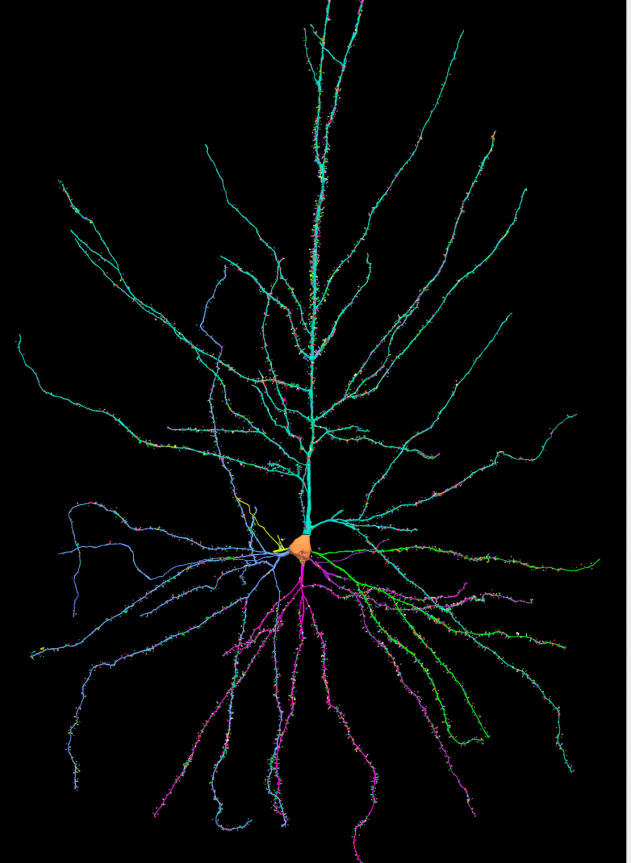
#> input picture neuron.png, 631 x 863 px
$ jupyter execute Sholl_Analyses_single_image.ipynb
#> lines starting #> are read from the running program, lines starting #| are printed output that depends on the picture; after the words box and inside, x2 and y2 are one past the last pixel; in counts of white or black regions, pixels touching at a corner belong together
[cell 1]
import cv2
import numpy as np
import matplotlib.pyplot as plt
from skimage.draw import disk
from skimage.morphology import skeletonize


import numpy as np
from scipy import optimize
import matplotlib.pyplot as plt

[cell 2]
def detect_soma_center(image):
    """
    Automatically detects the soma center in a neuron image by identifying the brightest spot,
    which is typically the soma.

    Args:
        image (numpy.ndarray): Grayscale image of the neuron.

    Returns:
        tuple: (x, y) coordinates of the identified soma center.
    """
    # Find the brightest pixel in the image (typically the soma center)
    _, _, _, brightest_location = cv2.minMaxLoc(image)

    # Create a mask around the brightest point (soma) with a radius of 20 pixels
    soma_mask = np.zeros(image.shape, dtype=np.uint8)
    cv2.circle(soma_mask, brightest_location, 20, 255, -1)  # Circle radius set to 20 pixels

    # Calculate the centroid (center of mass) of the soma mask to get a precise soma location
    moments = cv2.moments(soma_mask)
    soma_x = int(moments['m10'] / moments['m00'])
    soma_y = int(moments['m01'] / moments['m00'])

    return soma_x, soma_y

def get_soma_center(image, method='auto', manual_coords=None):
    """
    Get the soma center based on the specified method (automatic or manual).

    Args:
        image (numpy.ndarray): Grayscale image of the neuron.
        method (str): "auto" for automatic detection, "manual" for user-provided coordinates.
        manual_coords (tuple): Coordinates (x, y) for manual selection. Only required if method is 'manual'.

    Returns:
        tuple: (x, y) coordinates of the soma center.

    Raises:
        ValueError: If an invalid method is provided or invalid manual coordinates are given.
    """
    if method == 'auto':
        # Automatically detect soma center
        return detect_soma_center(image)

    if method == 'manual':
        # Validate manual coordinates
        if manual_coords is None or not isinstance(manual_coords, tuple) or len(manual_coords) != 2:
            raise ValueError("Manual coordinates must be a tuple of the form (x, y).")
        return manual_coords

    raise ValueError("Invalid soma detection method. Choose 'auto' or 'manual'.")

[cell 3]
def load_and_process_image(image_path):
    """
    Load and preprocess the image by converting it to grayscale, thresholding it,
    and skeletonizing the image to highlight neuron structures.

    Args:
        image_path (str): Path to the image file.

    Returns:
        tuple: Grayscale image, binary thresholded image, and skeletonized image.
    """
#> called with image_path = 'neuron.png'
    # Load image in grayscale
    image = cv2.imread(image_path, cv2.IMREAD_GRAYSCALE)
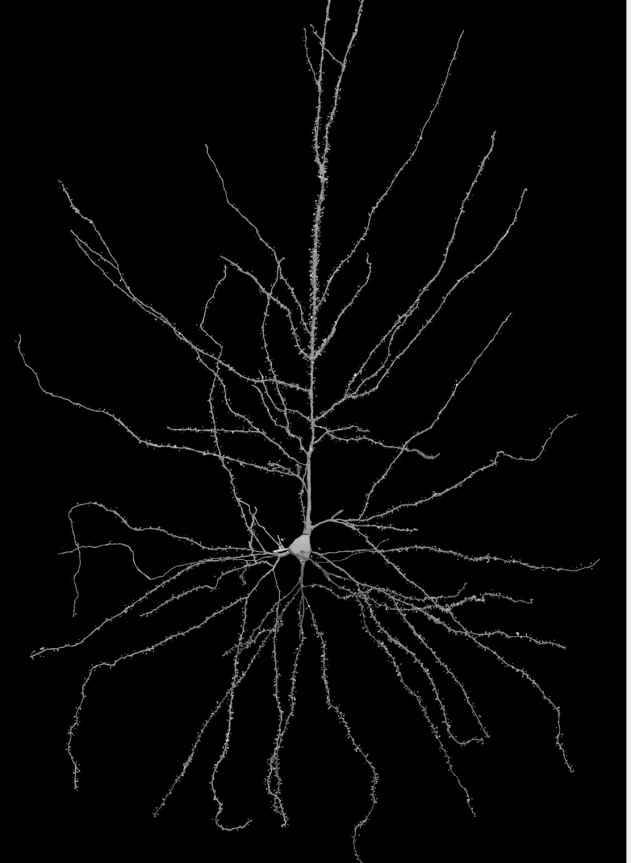
#> image: shape (863, 631); min 0, max 240, mean 7.2
    if image is None:
        raise ValueError(f"Image at {image_path} could not be loaded.")

    # Apply Otsu's thresholding to create a binary image
    _, binary_image = cv2.threshold(image, 0, 255, cv2.THRESH_BINARY + cv2.THRESH_OTSU)
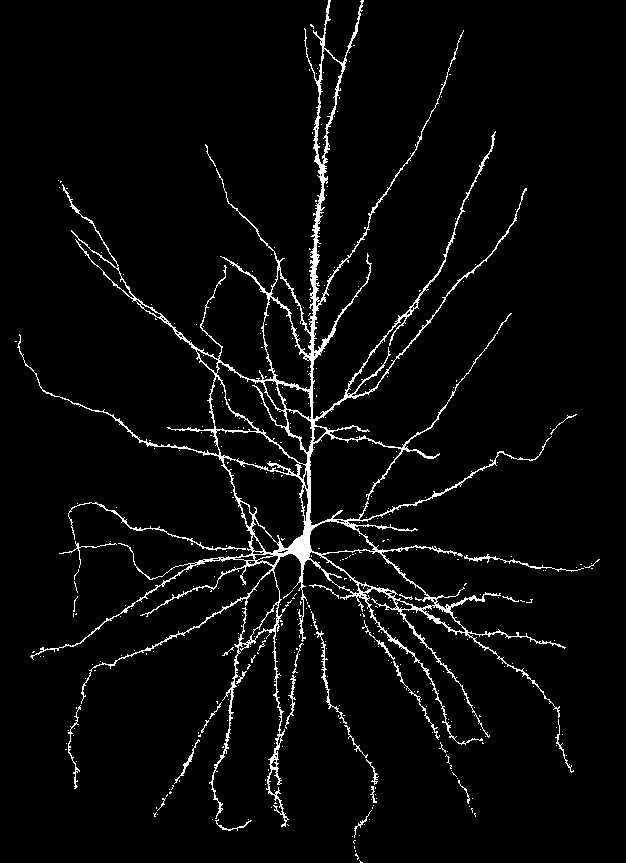
#> binary_image: shape (863, 631); 4.6% white; 379 white regions (347 under 20 px), largest, box (x1, y1, x2, y2) and area: (17, 0, 566, 827) 17668, (626, 0, 631, 863) 4315, (68, 502, 246, 551) 375

    # Perform skeletonization on the binary image to reduce neuron structures to thin lines
    skeletonized_image = skeletonize(binary_image // 255)
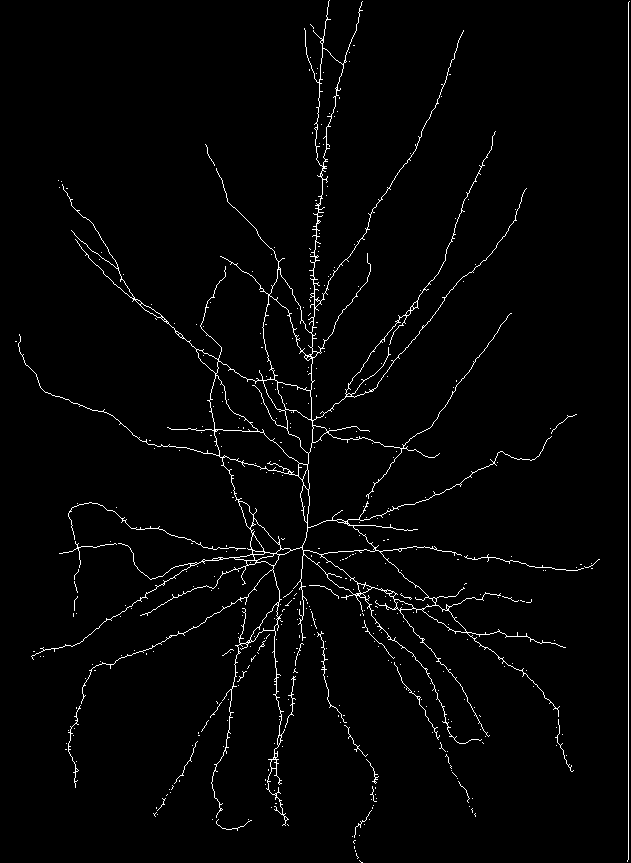
#> skeletonized_image: shape (863, 631) bool; 2.2% white in thin lines or dots

    return image, binary_image, skeletonized_image


# Load and preprocess the image
image_path = "neuron.png"  # Replace with your image path
neuron_image, binary_image, skeletonized_image = load_and_process_image(image_path)

# Choose soma detection method: 'auto' or 'manual'
soma_detection_method = 'manual'  # Use 'auto' for automatic detection
manual_soma_coordinates = (305, 550)  # Example coordinates for manual selection
soma_coordinates = get_soma_center(neuron_image, soma_detection_method, manual_coords=manual_soma_coordinates)
#> soma_coordinates = (305, 550)

[cell 4]
def plot_images(images, titles):
    """
    Plot multiple images in a single row with corresponding titles.

    Args:
        images (list of numpy.ndarray): List of images to display.
        titles (list of str): List of titles corresponding to each image.
    """
    # Create a figure to display the images
    plt.figure(figsize=(15, 5))

    # Plot each image with its corresponding title
    for i, (image, title) in enumerate(zip(images, titles)):
        plt.subplot(1, len(images), i + 1)
        plt.imshow(image, cmap='gray')
        plt.title(title)
        plt.axis('off')

    # Show the plot
    plt.show()

plot_images([neuron_image, binary_image, skeletonized_image],
            ['Original Image', 'Binary Image', 'Skeletonized Image'])
#> the loop in plot_images, `for i, (image, title) in enumerate(zip(images, titles)):` made 3 passes
#> title on passes 1 to 3: 'Original Image', 'Binary Image', 'Skeletonized Image'
#> in plot_images, `plt.show()`:
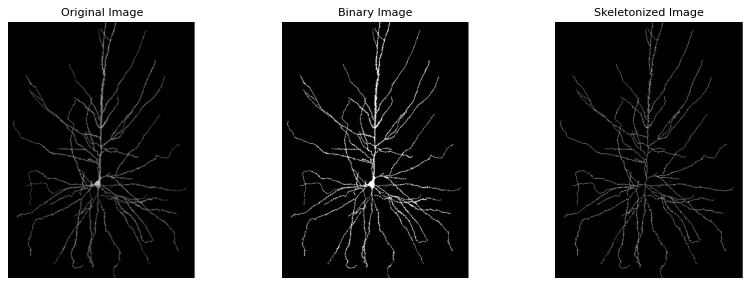
#> figure drawn by matplotlib, 3 panels

[cell 5]
def perform_sholl_analysis(image, skeleton, soma_center, radius_step=20):
    """
    Perform Sholl analysis on the neuron image, counting intersections with concentric circles.

    Args:
        image (numpy.ndarray): Grayscale image of the neuron.
        skeleton (numpy.ndarray): Skeletonized version of the neuron image.
        soma_center (tuple): Coordinates of the soma center (x, y).
        radius_step (int): Distance between concentric circles for Sholl analysis.

    Returns:
        list: Intersection counts for each radius.
        numpy.ndarray: Image with Sholl analysis circles.
    """
    max_radius = int(max(image.shape) * 0.6)
    radii = np.arange(radius_step, max_radius, radius_step)
    intersection_counts = []

    # Create a color image for visualization
    img_with_circles = cv2.cvtColor(image, cv2.COLOR_GRAY2BGR)

    for radius in radii:
        rr, cc = disk(soma_center, radius, shape=image.shape)
        circle_mask = np.zeros_like(skeleton, dtype=bool)
        circle_mask[rr, cc] = 1

        # Count intersections
        intersection = np.logical_and(skeleton, circle_mask)
        intersection_counts.append(np.count_nonzero(intersection))

        # Draw the circle on the image for visualization
        cv2.circle(img_with_circles, soma_center, radius, (0, 255, 0), 1)

    return radii, intersection_counts, img_with_circles


# Perform Sholl analysis
radii, intersection_counts, img_with_circles = perform_sholl_analysis(neuron_image, skeletonized_image, soma_coordinates)
#> the loop in perform_sholl_analysis, `for radius in radii:` made 25 passes
#> pass 2, in perform_sholl_analysis, `intersection = np.logical_and(skeleton, circle_mask)`:
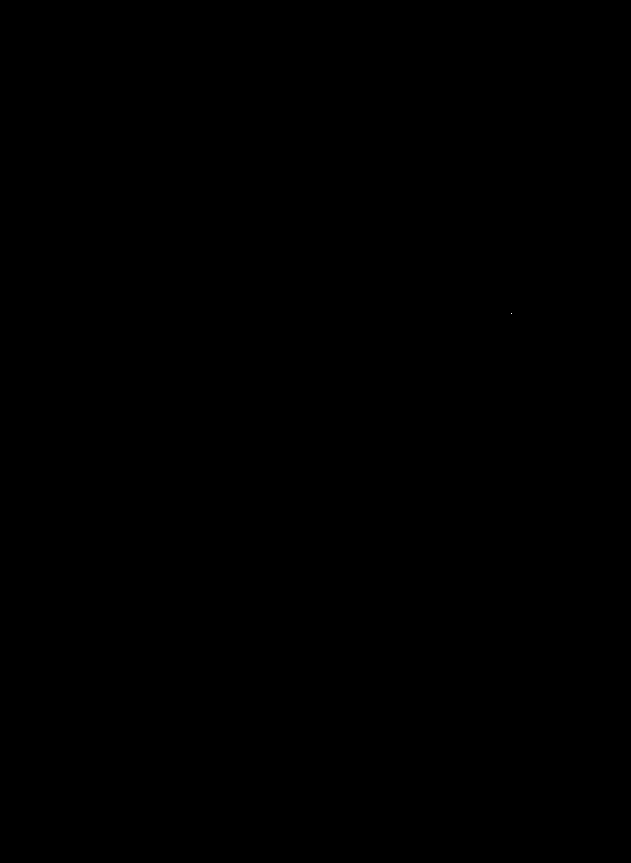
#> intersection: shape (863, 631) bool; 0% white in thin lines or dots, all inside (x1, y1, x2, y2) = (511, 313, 512, 314)
#> after the loop in perform_sholl_analysis, `for radius in radii:`:
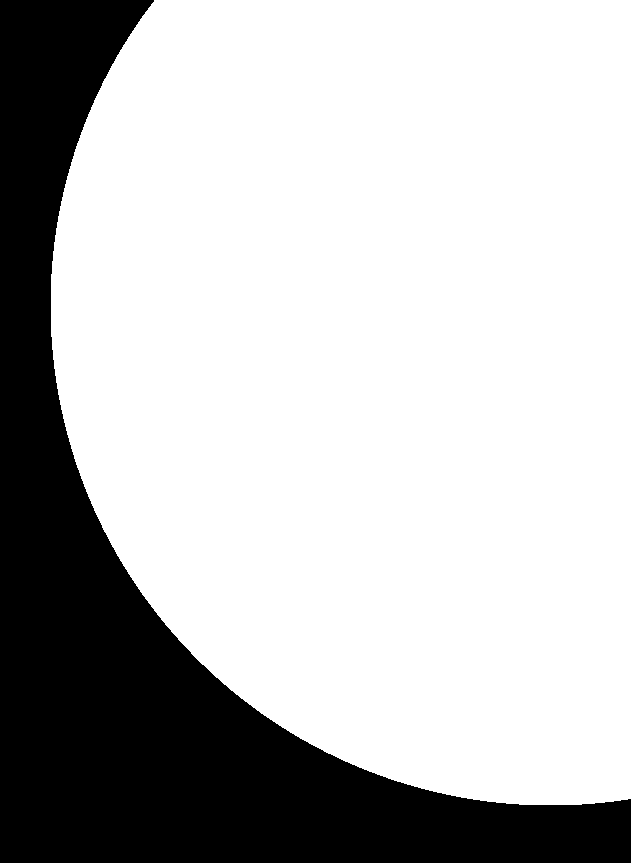
#> circle_mask: shape (863, 631) bool; 74.1% white; 1 black region, box (x1, y1, x2, y2) and area: (0, 0, 631, 863) 140945
#> after the loop in perform_sholl_analysis, `for radius in radii:`:
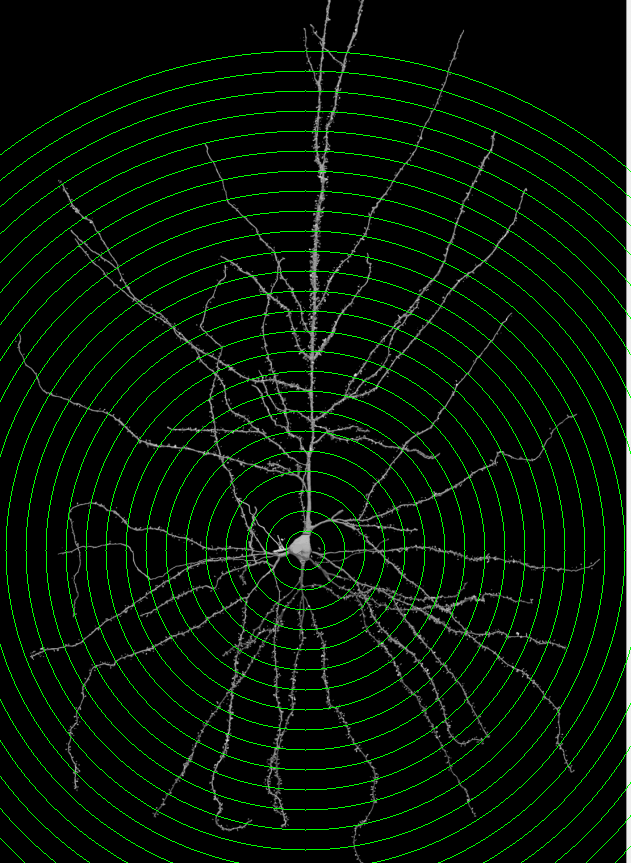
#> img_with_circles: shape (863, 631, 3); mean B, G, R 6.9, 17.3, 6.9
#> after the loop in perform_sholl_analysis, `for radius in radii:`:
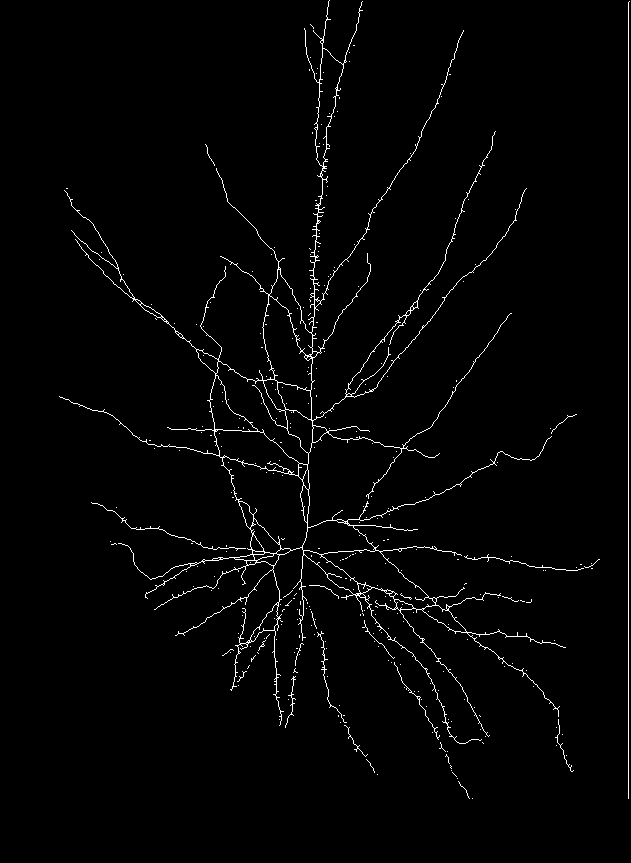
#> intersection: shape (863, 631) bool; 1.9% white in thin lines or dots, all inside (x1, y1, x2, y2) = (59, 0, 630, 799)
#> after the loop in perform_sholl_analysis, `for radius in radii:`: intersection_counts = 25 values from 0 to 10328
#> radii = 25 values from 20 to 500; intersection_counts = 25 values from 0 to 10328

# Overlay skeleton on original image for visualization
img_with_skeleton_overlay = cv2.cvtColor(neuron_image, cv2.COLOR_GRAY2BGR)
img_with_skeleton_overlay[skeletonized_image == 1] = [255, 0, 0]  # Red for skeleton
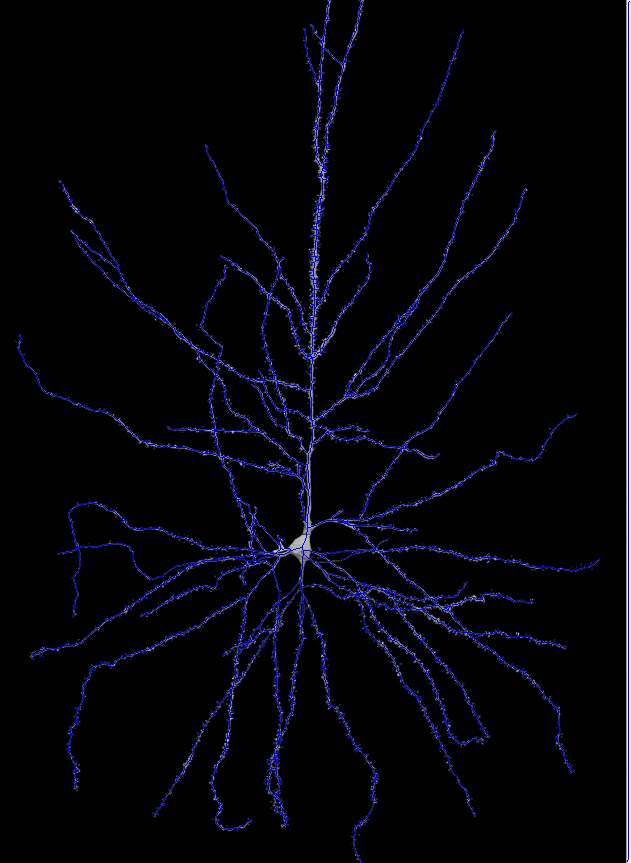
#> img_with_skeleton_overlay: shape (863, 631, 3); mean B, G, R 10, 4.5, 4.5

# Visualization of results
plot_images([ img_with_circles, img_with_skeleton_overlay],
            ['Sholl Analysis Circles', 'Skeleton Overlay'])
#> the loop in plot_images (call 2), `for i, (image, title) in enumerate(zip(images, titles)):` made 2 passes

[cell 6]
def polynomial_fit(radii, intersection_counts, degree=3):
    """
    Fit a polynomial to the Sholl analysis data using curve fitting.

    Args:
        radii (numpy.ndarray): Radius values for the Sholl analysis.
        intersection_counts (numpy.ndarray): Number of intersections at each radius.
        degree (int): Degree of the polynomial to fit.

    Returns:
        tuple: Fitted polynomial coefficients, covariance of the fit, R-squared value.
    """
    # Fit the polynomial to the data
    initial_guess = [1] * (degree + 1)  # Initial guess for the coefficients
    popt, pcov = optimize.curve_fit(linear_fit, radii, intersection_counts, p0=initial_guess)

    # Calculate R-squared
    residuals = intersection_counts - linear_fit(radii, *popt)
    ss_res = np.sum(residuals**2)
    ss_tot = np.sum((intersection_counts - np.mean(intersection_counts))**2)
    r_squared = 1 - (ss_res / ss_tot)

    return popt, pcov, r_squared


def linear_fit(radii, *params):
    """
    Polynomial function for fitting.

    Args:
        radii (numpy.ndarray): The radius values.
        *params (float): Polynomial coefficients.

    Returns:
        numpy.ndarray: Polynomial values at the given radii.
    """
    return sum(param * radii**i for i, param in enumerate(params))


def print_fit_details(popt, pcov, r_squared, degree):
    """
    Print the details of the polynomial fit, including coefficients and R-squared value.

    Args:
        popt (numpy.ndarray): Optimized polynomial coefficients.
        pcov (numpy.ndarray): Covariance matrix of the fitted coefficients.
        r_squared (float): R-squared value of the fit.
        degree (int): Degree of the polynomial fit.
    """
    print("Fit Details for Linear Sholl Profile:")
    print(f"Degree of polynomial: {degree}")

    # Print the coefficients and their standard errors
    perr = np.sqrt(np.diag(pcov))  # Standard errors of the parameters
    for i, (param, err) in enumerate(zip(popt, perr)):
        print(f"  a{i} = {param:.4e} ± {err:.4e}")

    print(f"R-squared: {r_squared:.4f}")


# Example usage of the refactored code
degree = 3  # Degree of polynomial fit
popt, pcov, r_squared = polynomial_fit(radii, intersection_counts, degree)
#> in polynomial_fit, `popt, pcov = optimize.curve_fit(linear_fit, radii, intersection_counts..`: popt = [679.2, -20.76, 0.157, -0.000152]; pcov = [[48355.3, -708.7, 2.78, -0.00318], [-708.7, 12.89, -0.0555, 6.68e-05], [2.78, -0.0555, 0.000252, -3.15e-07], [-0.00318, 6.68e-05, -3.15e-07, 4.04e-10]]
#> in polynomial_fit, `residuals = intersection_counts - linear_fit(radii, *popt)`: residuals = 25 values, max 357.4 at index 18, min -393 at index 11, mean -5.48e-09
#> in polynomial_fit, `ss_res = np.sum(residuals**2)`: ss_res = 1157157
#> in polynomial_fit, `ss_tot = np.sum((intersection_counts - np.mean(intersection_counts))**2)`: ss_tot = 323547661.4
#> in polynomial_fit, `r_squared = 1 - (ss_res / ss_tot)`: r_squared = 0.996
#> popt = [679.2, -20.76, 0.157, -0.000152]; r_squared = 0.996

# Print fit details
print_fit_details(popt, pcov, r_squared, degree)
#> in print_fit_details, `perr = np.sqrt(np.diag(pcov))`: perr = [219.9, 3.59, 0.0159, 2.01e-05]
#> the loop in print_fit_details, `for i, (param, err) in enumerate(zip(popt, perr)):` made 4 passes
#> (param, err) on passes 1 to 4: (679.2, 219.9), (-20.76, 3.59), (0.157, 0.0159), (-0.000152, 2.01e-05)
#|   a0 = 6.7920e+02 ± 2.1990e+02
#|   a1 = -2.0762e+01 ± 3.5907e+00
#|   a2 = 1.5696e-01 ± 1.5880e-02
#|   a3 = -1.5228e-04 ± 2.0099e-05
#| R-squared: 0.9964

[cell 7]
def calculate_aic_bic(residuals, n, k):
    """
    Calculate the AIC and BIC for model evaluation.

    Args:
        residuals (numpy.ndarray): Residuals from the polynomial fit.
        n (int): Number of data points.
        k (int): Number of model parameters (polynomial coefficients).

    Returns:
        tuple: AIC and BIC values.
    """
    ss_res = np.sum(residuals**2)
    aic = 2 * k + n * np.log(ss_res / n)
    bic = np.log(n) * k + n * np.log(ss_res / n)
    return aic, bic


def plot_fit_result(radii, intersection_counts, popt):
    """
    Plot the data and polynomial fit.

    Args:
        radii (numpy.ndarray): Radius values.
        intersection_counts (numpy.ndarray): Intersection counts at each radius.
        popt (numpy.ndarray): Fitted polynomial coefficients.
    """
    plt.figure(figsize=(12, 10))
    plt.subplot(2, 2, 1)
    plt.plot(radii, intersection_counts, 'o', label='Data')
    plt.plot(radii, linear_fit(radii, *popt), '-', label='Polynomial fit')
    plt.title("Linear Sholl Profile")
    plt.xlabel("Radius (pixels)")
    plt.ylabel("Number of Intersections (N)")
    plt.legend()


# Calculate AIC and BIC
n = len(radii)
#> n = 25
k = len(popt)
#> k = 4
residuals = intersection_counts - linear_fit(radii, *popt)
aic, bic = calculate_aic_bic(residuals, n, k)
#> in calculate_aic_bic, `ss_res = np.sum(residuals**2)`: ss_res = 1157157
#> in calculate_aic_bic, `aic = 2 * k + n * np.log(ss_res / n)`: aic = 276.6
#> in calculate_aic_bic, `bic = np.log(n) * k + n * np.log(ss_res / n)`: bic = 281.4
#> aic = 276.6; bic = 281.4

print(f"AIC: {aic:.4f}")
#| AIC: 276.5650
print(f"BIC: {bic:.4f}")
#| BIC: 281.4405

# Plot the fitting result
plot_fit_result(radii, intersection_counts, popt)
plt.show()
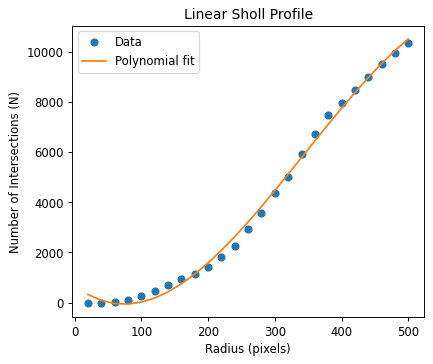
#> figure drawn by matplotlib, 1 panel; curve peaks at x = 500, y = 10328; curve peaks at x = 500, y = 10502.8
